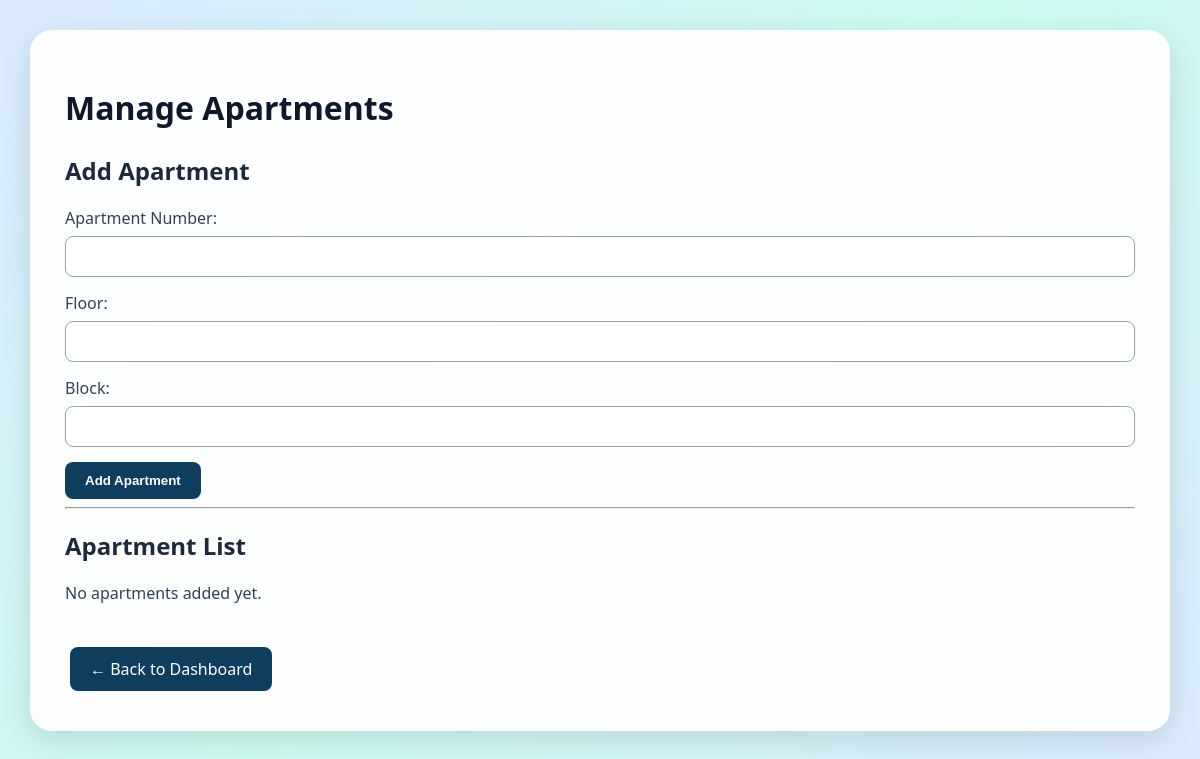
Page /manage-apartments/ (signed in) on the earlier database version.
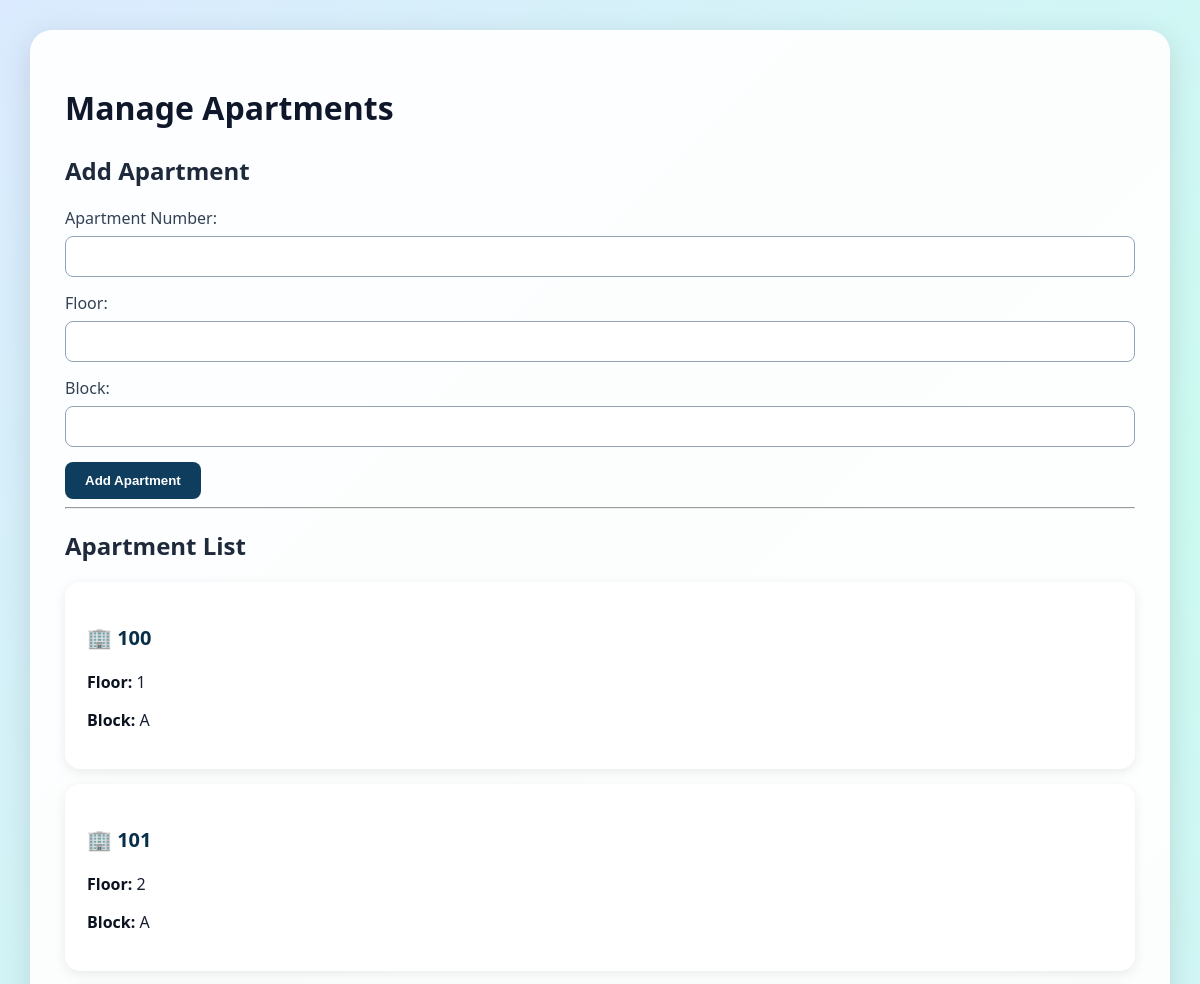
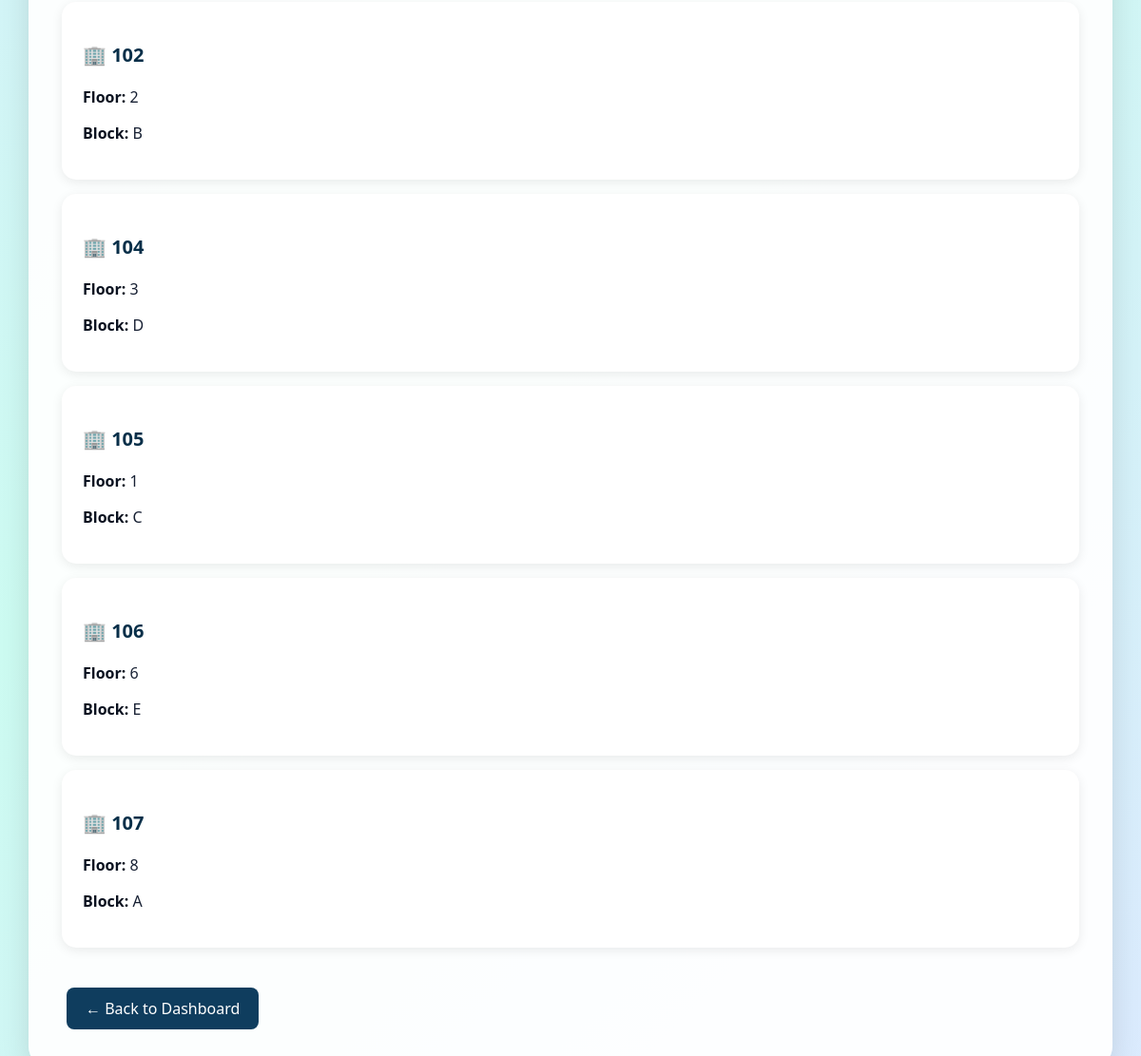
Same page on the later database version (2 pictures, top to bottom).
### core/models.py (models this page shows, shortened)
class Apartment(models.Model):
    apartment_number = models.CharField(max_length=20, unique=True)
    floor = models.IntegerField()
    block = models.CharField(max_length=20)

### core/views.py (the view, shortened to what this page needs)
# urls.py: path('manage-apartments/',views.manage_apartments,name='manage_apartments'),
def manage_apartments(request):
    if not request.session.get("admin_logged_in"):
        return redirect('admin_login')
    apartments = Apartment.objects.all()
    return render(request, 'core/manage_apartments.html', {
        'apartments': apartments
    })

### core/templates/core/manage_apartments.html (shortened to what this page needs)
{% load static %}
<!DOCTYPE html>
<html>
<head>
    <link rel="stylesheet" href="{% static 'core/style.css' %}">
</head>
<body class="admin-page">
<div class="admin-container">
    <h1>Manage Apartments</h1>
    <h2>Add Apartment</h2>
    <form method="POST">
        <label>Apartment Number:</label>
        <input type="text" name="apartment_number" required>
        <label>Floor:</label>
        <input type="number" name="floor" required>
        <label>Block:</label>
        <input type="text" name="block" required>
        <button type="submit">Add Apartment</button>
    </form>
    <hr>
    <h2>Apartment List</h2>
    {% for apartment in apartments %}
        <div class="admin-card">
            <h3>🏢 {{ apartment.apartment_number }}</h3>
            <p>
                <strong>Floor:</strong> {{ apartment.floor }}
            </p>
            <p>
                <strong>Block:</strong> {{ apartment.block }}
            </p>
        </div>
    {% empty %}
        <p>No apartments added yet.</p>
    {% endfor %}
    <br>
    <a class="admin-button" href="{% url 'admin_dashboard' %}">
        ← Back to Dashboard
    </a>
</div>
</body>
</html>

Differences in the rows shown:
added Apartment: apartment_number "100", floor "1", block "A"
added Apartment: apartment_number "101", floor "2", block "A"
added Apartment: apartment_number "102", floor "2", block "B"
added Apartment: apartment_number "104", floor "3", block "D"
added Apartment: apartment_number "105", floor "1", block "C"
added Apartment: apartment_number "106", floor "6", block "E"
added Apartment: apartment_number "107", floor "8", block "A"
Other differences:
text no longer shown: "No apartments added yet."
